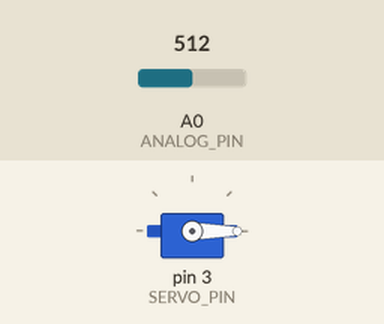
Bench run of a sketch on a simulated Arduino Uno, built with avr-gcc and run on an emulated ATmega328P. On the bench: servo. The test bench sets the inputs (shaded band); at power-on: A0 (ANALOG_PIN) = 512.

Above: at 1.2 s.
1.3 s: A0 (ANALOG_PIN) set to 610
At 3.15 s:
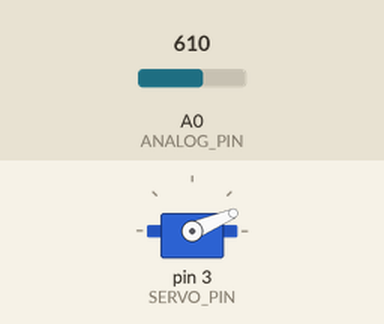
4.3 s: A0 (ANALOG_PIN) set to 900
7.3 s: A0 (ANALOG_PIN) set to 498
8.8 s: A0 (ANALOG_PIN) set to 468
At 11.7 s:
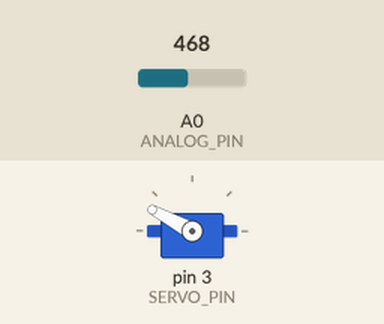
11.8 s: A0 (ANALOG_PIN) set to 511
At 12.3 s:
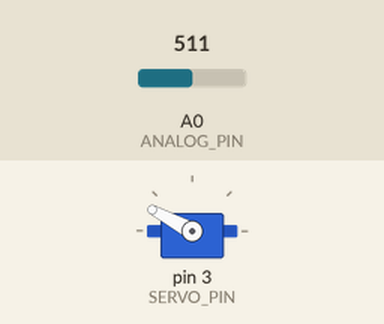
13.3 s: A0 (ANALOG_PIN) set to 1023
At 14.8 s:
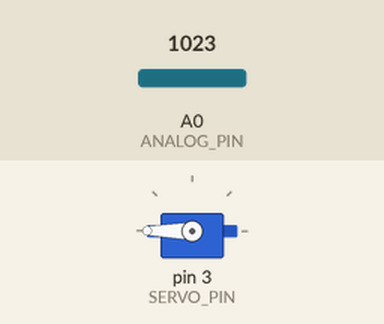
Timing chart, 0 to 16.1 s (numbered marks = the images above; inputs shaded):
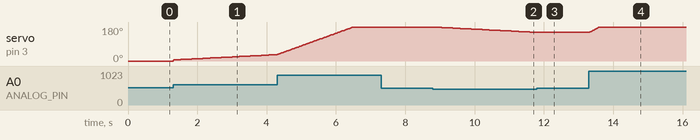

The sketch:

G-joystickServo.ino
```cpp
/***********************************************************************************
 *   ___________
 *  |     __    |           RG 101 - Servo
 *  |   /    \  |                Joystick Servo
 *  |  |      | |
 *  |   \ __ /  |
 *  |           |
 *  |           |
 *  |___________|
 *
 *  This code will incrementally set the position on a servo based on a joystick.
 *	The servo will move in the direction that the joystick moves, but it will stay
 *  at its positon when the joystick is centered, allowing you to slowly adjust the
 *  overall position of the servo.
 *
 *  Digital 3 - RobotGeek Servo
 *  Analog 0 - RobotGeek Joystick (Horizontal or Vertical)
 *
 * For a more in depth explanation of wiring,  this code and more information on using
 * Digital outputs and Arduino check out our Servo Tutorial
 * http://learn.robotgeek.com/robotgeek-101-1/233-servo-primer.html
 *
 *
 * Important Functions
 *  analogRead()
 *  servo.writeMicroseconds()
 *  map()
 *****************************************************************************************/
#include <Servo.h>

const int ANALOG_PIN = 0;			 //analog pin for joystick
const int SERVO_PIN = 3;      		 //pin number for the led pin - this is 'const' since it will not change during code, and saves Arduino memory
const int SERVO_MIN_PULSE = 600;	 //minimum servo pulse in microceconds (0 degrees)
const int SERVO_MAX_PULSE = 2400;	 //maximum servo pulse in microceconds (180 degrees)
const int SERVO_CENTER_PULSE = 1500; //centered servo pulse in microceconds (90 degrees)

//deadband values for the joysticks - values between DEADBANDLOW and DEADBANDHIGH will be ignored
const int DEADBANDLOW = 480;   //lower deadband value for the joysticks
const int DEADBANDHIGH = 540;  //upper deadband value for the joysticks

int analogSensorValue;  //the raw value read from the analog sensor
int analogSensorValueMapped;  //the value read from the analog sensor, mapped to the degree
int servoValue;         //holds the current PWM value (0-255)
int servoSpeed = 10;         //alter this value to change the speed of the system. Higher values mean higher speeds 5-500 approximate recommended range

Servo servo1;             //create servo object, 'servo1'

//setup runs once when the Geekduino/Arduino is turned on
void setup()
{
  servo1.attach(SERVO_PIN); //attach the servo on pin SERVO_PIN
} //setup() is done, go to loop()

//loop runs forever once setup is complete
void loop()
{
  analogSensorValue = analogRead(ANALOG_PIN);   //read the analog sensor and store it in 'analogSensorValue'

   //check that the joystick is outisde of the deadband. Movements in the deadband should not register
   if(analogSensorValue < DEADBANDLOW || analogSensorValue > DEADBANDHIGH)
   {
     //analogSensorValue will hold a value between 0 and 1023 that correspods to the location of the joystick. The map() function will convert this value
     //into a value between speed and -speed. This value can then be added to the current servoValue to incrementley move ths servo
     analogSensorValueMapped = map(analogSensorValue, 0, 1023, -1*servoSpeed, servoSpeed) ;

     servoValue = servoValue + analogSensorValueMapped; //add the analogSensorValueMapped to servoValue to slowly increment/decrement the tiltValue

     // We need to keep the servo value between SERVO_MIN_PULSE and SERVO_MAX_PULSE - the contstrain function takes care of this.
     //Values below SERVO_MIN_PULSE are set to SERVO_MIN_PULSE and above SERVO_MAX_PULSE are set to SERVO_MAX_PULSE
     servoValue = constrain(servoValue, SERVO_MIN_PULSE, SERVO_MAX_PULSE);	//
   }

   servo1.writeMicroseconds(servoValue);  //send the servo to the value in 'servoValue', thus adjusting the servo based on the analog input
   delay(10);  //short delay to account for servo movement


}//go back to the first line in loop()
```

Measured:
- the behaviour switches between 480 and 479 on A0 (ANALOG_PIN) (found by bisection; images 1 and 2)
- after the input at 1.3 s, servo on pin 3 (SERVO_PIN): moves from 0° to 34° over 3.0 s, starting at once
- after the input at 7.3 s, every drawn part: stays the same
- after the input at 8.8 s, servo on pin 3 (SERVO_PIN): moves from 180° to 152° over 2.8 s, starting after 0.05 s
- after the input at 11.8 s, servo on pin 3 (SERVO_PIN): stays 152° (without the input it goes to 151° after 0.00 s)
- after the input at 13.3 s, servo on pin 3 (SERVO_PIN): moves from 152° to 180° over 0.29 s, starting at once
